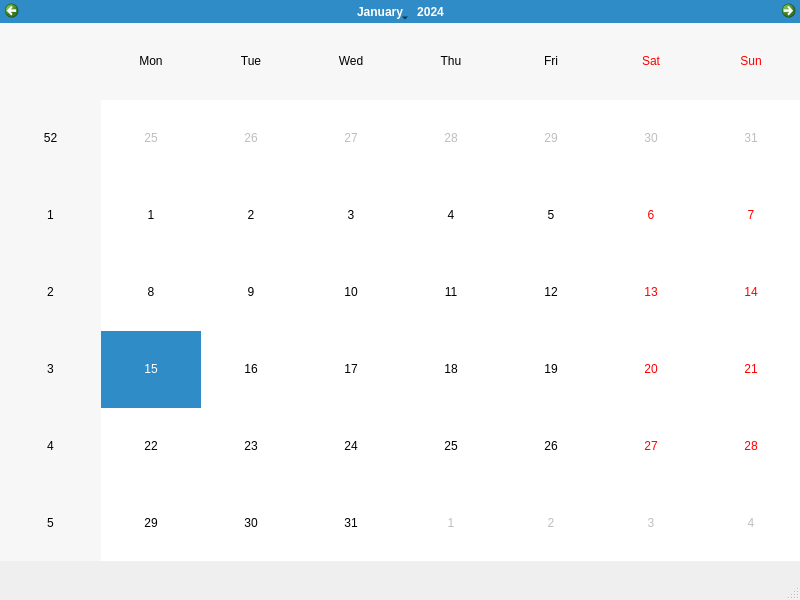
<?xml version="1.0" encoding="UTF-8"?>
<ui version="4.0">
 <class>MainWindow</class>
 <widget class="QMainWindow" name="MainWindow">
  <property name="geometry">
   <rect>
    <x>0</x>
    <y>0</y>
    <width>800</width>
    <height>600</height>
   </rect>
  </property>
  <property name="windowTitle">
   <string>MainWindow</string>
  </property>
  <widget class="QWidget" name="centralwidget">
   <widget class="QCalendarWidget" name="calendarWidget">
    <property name="geometry">
     <rect>
      <x>0</x>
      <y>0</y>
      <width>801</width>
      <height>561</height>
     </rect>
    </property>
   </widget>
  </widget>
  <widget class="QMenuBar" name="menubar">
   <property name="geometry">
    <rect>
     <x>0</x>
     <y>0</y>
     <width>800</width>
     <height>21</height>
    </rect>
   </property>
  </widget>
  <widget class="QStatusBar" name="statusbar"/>
 </widget>
 <resources/>
 <connections/>
</ui>
